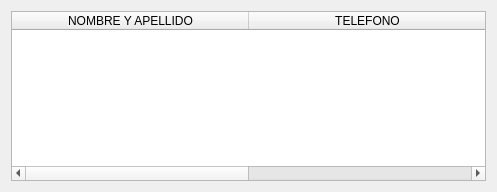
<?xml version="1.0" encoding="UTF-8"?>
<ui version="4.0">
 <class>Form</class>
 <widget class="QWidget" name="Form">
  <property name="geometry">
   <rect>
    <x>0</x>
    <y>0</y>
    <width>497</width>
    <height>192</height>
   </rect>
  </property>
  <property name="windowTitle">
   <string>Form</string>
  </property>
  <layout class="QGridLayout" name="gridLayout_2">
   <item row="0" column="0">
    <layout class="QGridLayout" name="gridLayout">
     <item row="0" column="0">
      <widget class="QTableWidget" name="Table">
       <property name="mouseTracking">
        <bool>true</bool>
       </property>
       <property name="autoFillBackground">
        <bool>true</bool>
       </property>
       <property name="lineWidth">
        <number>2</number>
       </property>
       <property name="alternatingRowColors">
        <bool>true</bool>
       </property>
       <property name="gridStyle">
        <enum>Qt::SolidLine</enum>
       </property>
       <property name="sortingEnabled">
        <bool>true</bool>
       </property>
       <property name="columnCount">
        <number>2</number>
       </property>
       <attribute name="horizontalHeaderDefaultSectionSize">
        <number>237</number>
       </attribute>
       <column>
        <property name="text">
         <string>NOMBRE Y APELLIDO</string>
        </property>
       </column>
       <column>
        <property name="text">
         <string>TELEFONO</string>
        </property>
       </column>
      </widget>
     </item>
    </layout>
   </item>
  </layout>
 </widget>
 <resources/>
 <connections/>
</ui>
